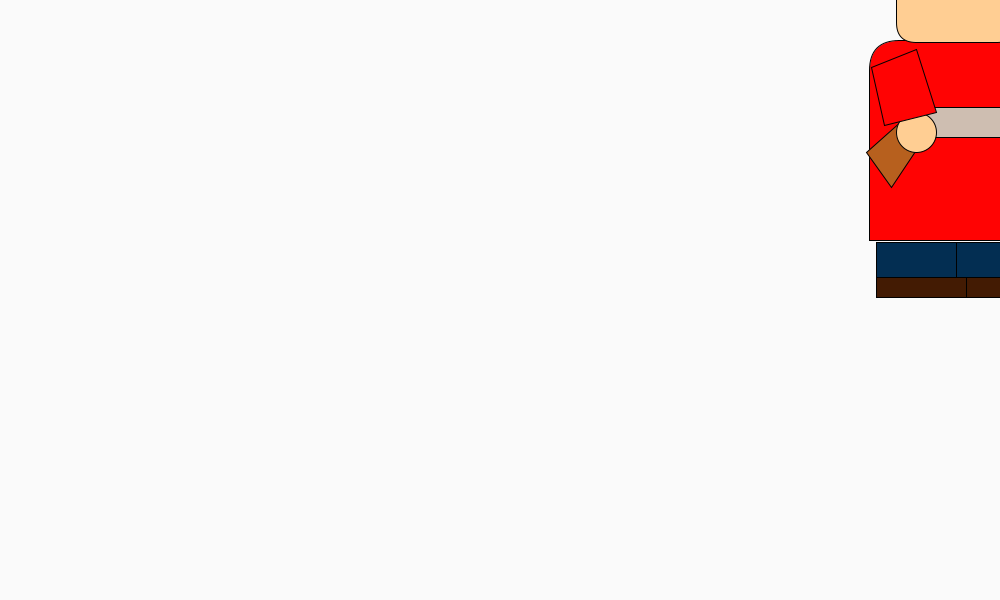
Frame 1 (no input)
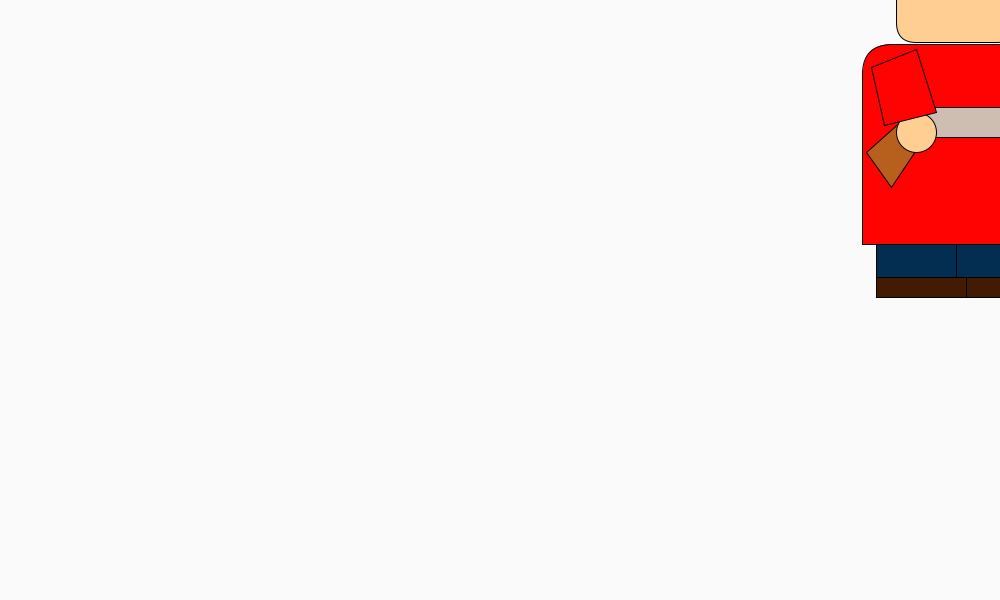
Frame 60 (the mouse pressed at the canvas centre just before this capture)
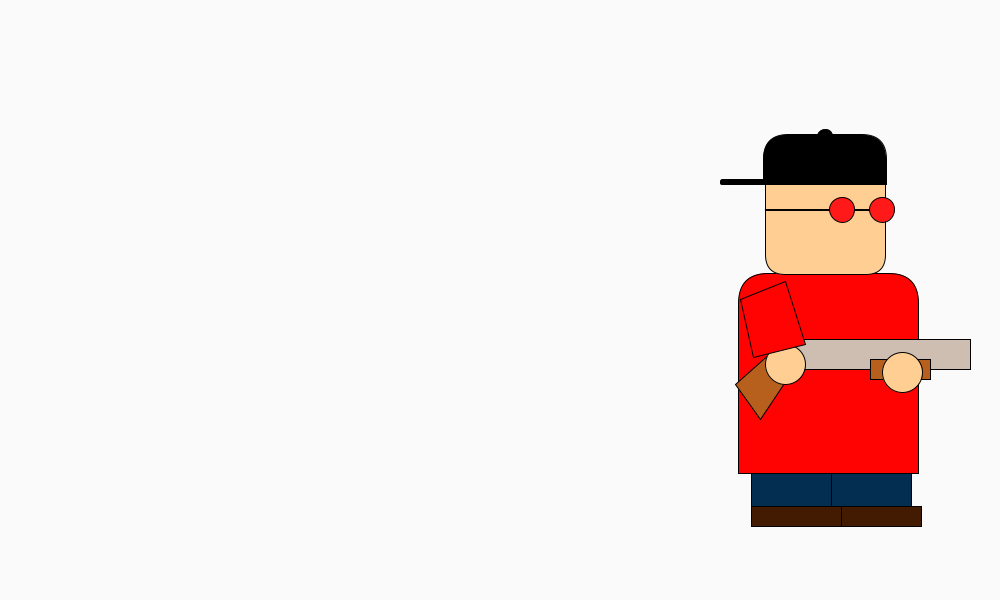
Frame 120 (the mouse held since frame 60 and released just before this capture)

The Processing sketch that drew these frames (run headless with seeded random() and noise(); from frame 60 on, the mouse is pressed at the canvas centre):

// Processing sketch: processing_145239
// ── processing_145239.pde

float v = random(-5,8);
float vy = random(-5,8);

float x;
float y;

void setup(){

size(1000,600);
 x =random(width);
 y =random(height);
}


void draw(){
  background(250);
  
     
  dibcames();
  dibcos();
  dibcap();
  dibescopeta();
  dibmaniga();


}

void dibcos(){

  stroke(1);
fill(255,3,3);
rect(x-85,y-100,180,200,30,30,0,0);
  x = x+v;
  y = y + vy;
  
}

void dibcames(){
stroke(1);
fill(3,46,82);
rect(x+5,y+100,80,35);
fill(3,46,82);
rect(x-75,y+100,80,35);
  
fill(67,27,3);
rect(x-75,y+135,90,20);

fill(67,27,3);
rect(x+15,y+135,80,20);

  x = x+v;
  y = y + vy;

if (x+280/2 > width || x-190/2 < 0) {
    v = -v;
  }

  if (y+290/2 > height || y-485/2 < 0) {
    vy = -vy;
  }
}

void dibbala(){
noStroke();
fill(173,157,157);
ellipse(x+260,25,10,10);
rect(x+250,y-30,10,10);

}


void dibcap(){

stroke(1);
fill(255,206,147);
rect(x-55,y-220,120,120,20,20,20,20);

fill(0);
ellipse(x+5,y-238,15,15);
fill(0);
rect(x-100,y-195,120,5,20,20,20,20);
fill(0);
rect(x-57,y-240,123,50,120,120,0,0);

fill(0);
rect(x-55,y-165,120,1,20,20,20,20);
fill(x,25,25);
ellipse(x+62,y-165,25,25);
fill(x,25,25);
ellipse(x+22,y-165,25,25);
      
}

void dibescopeta(){
  
fill(183,96,30);
quad(x-40,y-30,x-85,y+10,x-60,y+45,x-10,y-30);

fill(206,190,177);
rect(x-40,y-35,190,30);

fill(183,96,30);
rect(x+50,y-15,60,20);

fill(255,206,147);
ellipse(x-35,y-10,40,40);

fill(255,206,147);
ellipse(x+82,y-2,40,40);
      
}

void dibmaniga(){

fill(255,3,3);
quad(x-15,y-30,x-67,y-17,x-80,y-75,x-35,y-93);

}



void mousePressed(){
if(dist(mouseX,mouseY,x,y)<150/2){
v = random(-5,5);
vy = random(-5,5);
}
x = mouseX;
y = mouseY;

}
